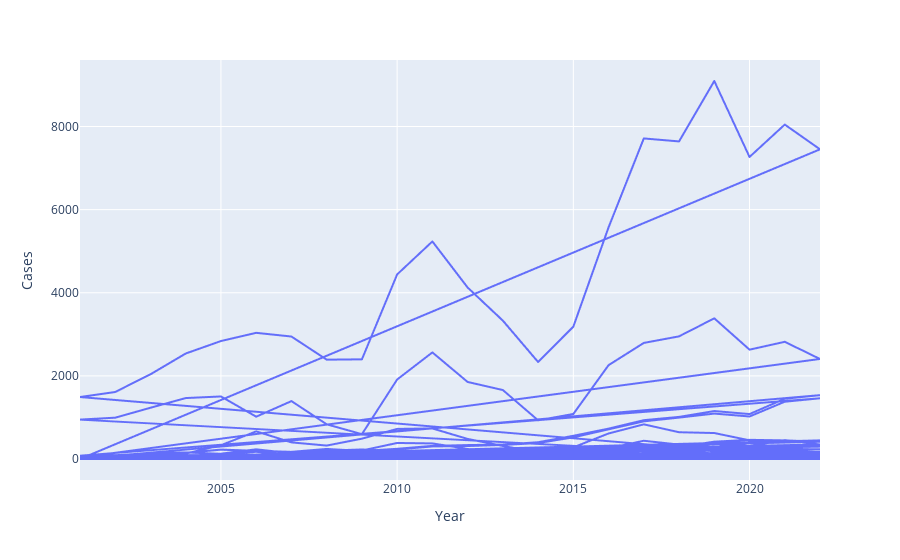

Notebook source saved alongside this figure:
### Code cell
fig = px.line(df, x='Year', y='Cases')
fig.show()

### Figure 1 — Plotly figure (JSON) as saved in the notebook; plotly's stock layout.template omitted (floating-point values rounded to 4 significant figures; data arrays with more than 128 entries replaced by an {"elided": "..."} marker saying what was removed)
{"data": [{"hovertemplate": "Year=%{x}<br>Cases=%{y}<extra></extra>", "legendgroup": "", "line": {"color": "#636efa", "dash": "solid"}, "marker": {"symbol": "circle"}, "mode": "lines", "name": "", "showlegend": false, "type": "scattergl", "x": {"elided": "1408 int values"}, "xaxis": "x", "y": {"elided": "1408 int values"}, "yaxis": "y"}], "layout": {"legend": {"tracegroupgap": 0}, "margin": {"t": 60}, "xaxis": {"anchor": "y", "domain": [0, 1], "title": {"text": "Year"}}, "yaxis": {"anchor": "x", "domain": [0, 1], "title": {"text": "Cases"}}}}
